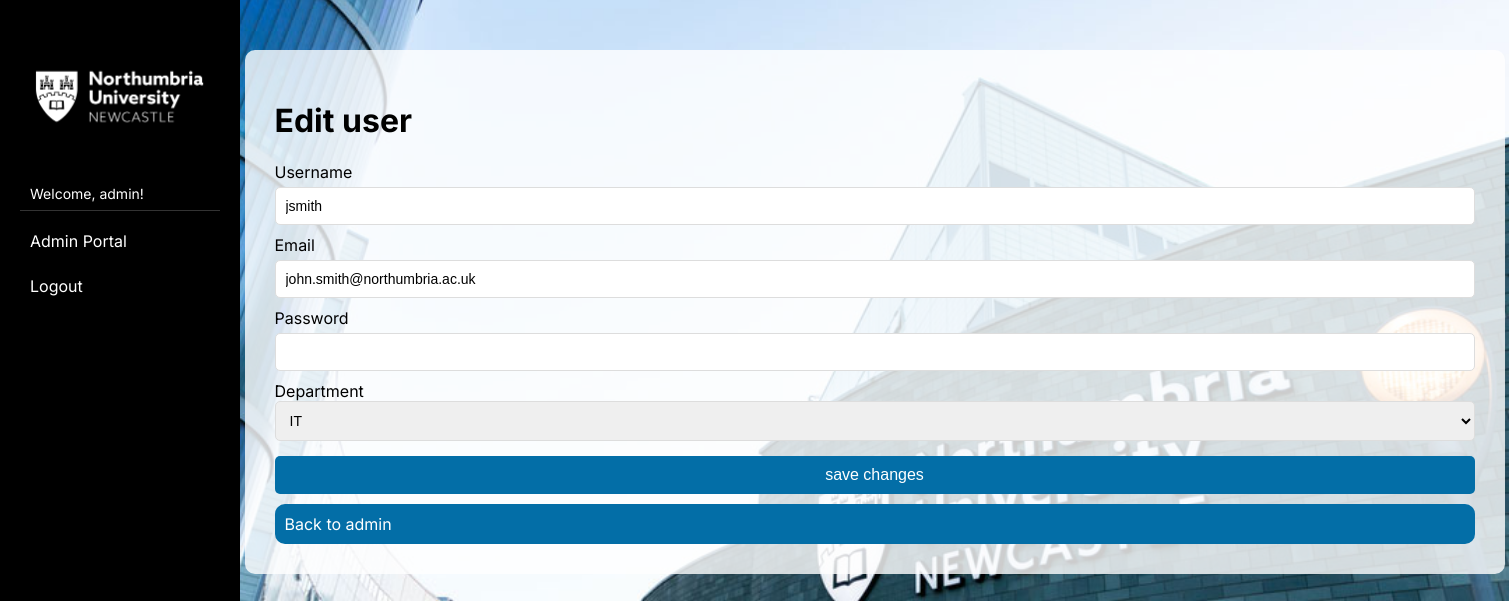
The page /admin/edit_user/2 (signed in) on the database its author committed.
### tables this page shows
CREATE TABLE users (
            id INTEGER PRIMARY KEY AUTOINCREMENT,
            username TEXT NOT NULL UNIQUE,
            full_name TEXT NOT NUll,
            email TEXT NOT NULL UNIQUE ,
            password TEXT,
            role TEXT,
            department TEXT         
        );

### app.py (the view)
@app.route("/admin/edit_user/<int:user_id>", methods=["GET", "POST"] )
def admin_edit_user(user_id):
    if 'user_id' not in session:
        return redirect(url_for("login"))
    if session['role'] != 'admin':
        return redirect(url_for('desk_booking'))
    db = get_db()
    if request.method == "POST":
        username =  request.form ["username"]
        email = request.form ["email"]
        department = request.form ["department"]
        password = request.form ["password"]
        hashed_password = generate_password_hash(password)
        db.execute("UPDATE users  SET username =?, email =?,department =?, password =? WHERE id =?",
                       (username, email, department, hashed_password, user_id))
        db.commit()
        return redirect (url_for("admin"))
    else:
        user = db.execute("SELECT * FROM users WHERE id =?",  (user_id,)).fetchone()
        if user['role'] == 'admin':
            flash("Cannot delete an admin user")
            return redirect(url_for('admin'))
        return render_template ("edit_user.html", edit_user=user)

### app.py (called while the page is built)
def get_db():
    if '_database' not in g:
        g._database = sqlite3.connect(DATABASE)
        g._database.row_factory = sqlite3.Row
    return g._database

@app.teardown_appcontext
def close_connection(exception):
    db = g.pop('_database', None)
    if db:
        db.close()

def get_user():
    if 'user_id' in session:
        return {
            'name': session['username'],
            'is_admin': session.get('role') =='admin'
        }
    return None

@app.context_processor
def inject_user():
    return dict(user=get_user())

### templates/edit_user.html (shortened to what this page needs)
{% extends "base.html" %}
{% block content %}
    <div class="card">
        <h1>Edit user</h1>
        <form action="/admin/edit_user/{{ edit_user["id"] }}" method="POST">
            <label for="username">Username </label>
            <input type="text" name='username' value="{{edit_user["username"]}}">
            <label for="email">Email</label>
            <input type="email" name="email" value="{{edit_user["email"]}}">
            <label for="password">Password</label>
            <input type="password" name="password" value="">
            <label for="department">Department</label>
            <select name ="department">
                <option value="IT" {% if edit_user["department"] == 'IT' %}selected{% endif %}>IT</option>
            </select>
            <button>save changes</button>
        </form>
        <a href="/admin">Back to admin</a>
    </div>
{% endblock %}

### static/style.css (style rules this page uses)
body { background-image: url(/static/Northumbria.jpg); background-size: cover; background-position: center; min-height: 100vh; margin: 0; }
h1 { color: black; }
a { color: black; }
.card { background-color: rgba(255, 255, 255, 0.8); padding: 30px; width: 1200px; margin: 50px auto; border-radius: 10px; }
.card a { background-color:#036ea7; padding: 10px; text-decoration: none; display: block; color: white; margin-top: 10px; border-radius: 10px; }
label { display: block; margin-top: 10px; }
body { font-family: 'Inter', sans-serif; }
input[type="email"], input[type="password"], input[type="text"], input[type="number"] { width: 100%; padding: 10px; margin-top: 5px; border: 1px solid #ddd; border-radius: 5px; box-sizing: border-box; font-size: 14px; }
button { width: 100%; padding: 10px; background-color: #036ea7; color: white; border: none; border-radius: 5px; font-size: 16px; margin-top: 15px; cursor: pointer; }
select { width: 100%; padding: 10px; border: 1px solid #ddd; border-radius: 5px; font-size: 14px; box-sizing: border-box; }

### rows shown on the page
users: username "jsmith", email "john.smith@northumbria.ac.uk", department "IT"

### other values the page prints
{{ user.name }} "admin"
